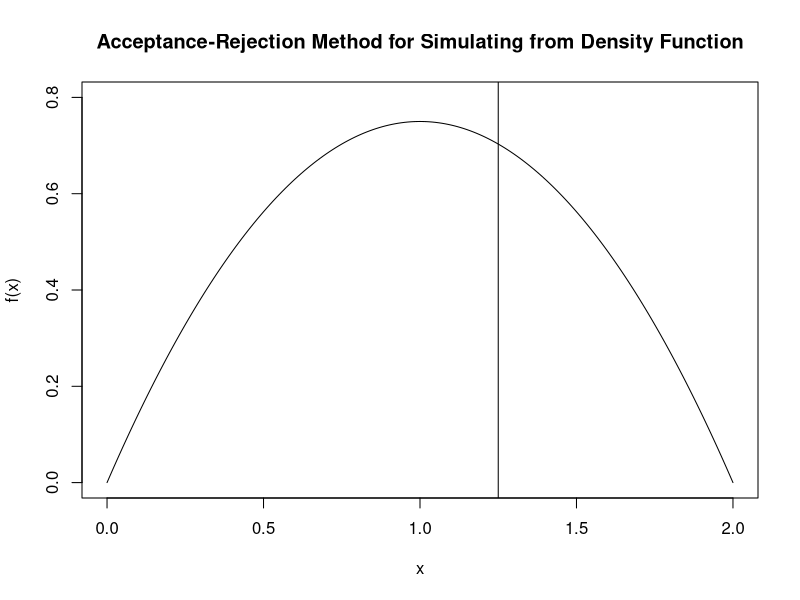

The R source for this figure:
### AcceptReject.R
###

x <- seq(0,2,.01)
y <- (3/4)*(2*x - x^2)
plot(x,y,type="l",xlim=c(0,2),ylim=c(0,0.8),xlab="x",ylab="f(x)",main="Acceptance-Rejection Method for Simulating from Density Function")
abline(v=1.25)

